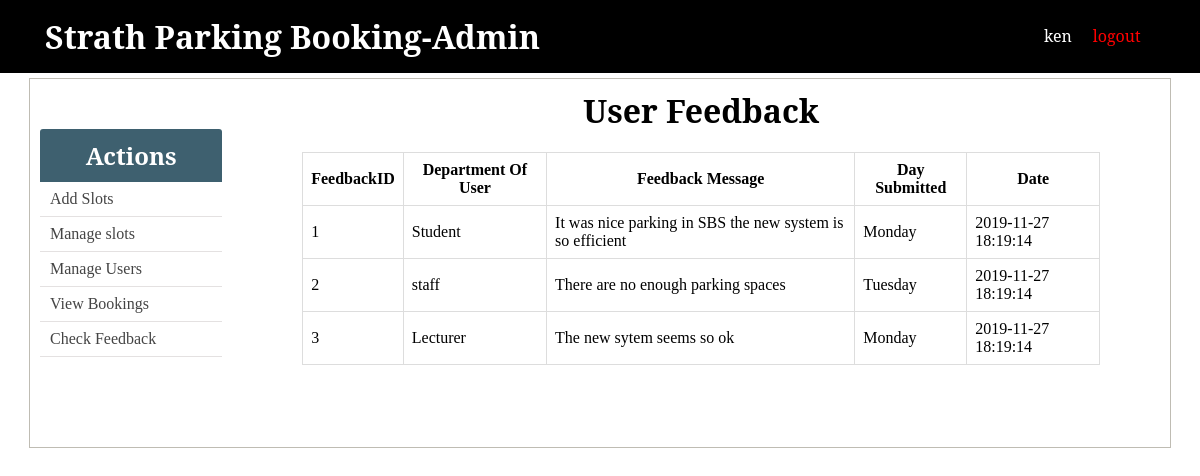
The app's page /admin/feedback.php (signed in) with its own data.
### tables this page shows
CREATE TABLE `feedback` (
  `id` int(11) NOT NULL,
  `Day` text NOT NULL,
  `Department` enum('Lecturer','Student','staff') NOT NULL,
  `Message` longtext NOT NULL,
  `Submitted_at` timestamp NOT NULL DEFAULT CURRENT_TIMESTAMP
);

### admin/feedback.php (the view, shortened to what this page needs)
<?php  include('../config.php'); ?>
<?php include(ROOT_PATH . '/admin/includes/head_section.php'); ?>
<!DOCTYPE html>
<html>
<head>
</head>
<body>
<?php include(ROOT_PATH . '/admin/includes/navbar.php') ?>
<div class="container content">
<?php include(ROOT_PATH . '/admin/includes/menu.php') ?>
<center><h1>User Feedback<h1></center>
	<table class="table">
						<thead>
						<th>FeedbackID</th>
						<th>Department Of User</th>
						<th>Feedback Message </th>
						<th>Day Submitted</th>
						<th>Date</th>
</thead>
<tbody>
<?php
	$sql3 = "SELECT * FROM feedback ";
	$result3 = $conn->query($sql3);
	if ($result3) {
		 while($rec = $result3->fetch_assoc()) {
				$FeedbackID= $rec['id'];
				 $Department=$rec['Department'];
				 $Message=$rec['Message'];
				 $Day=$rec['Day'];
				 $time=$rec['Submitted_at'];
		echo "
				 <tr>
				 <td>$FeedbackID</td>
				 <td>$Department</td>
				 <td>$Message</td>
				 <td>$Day</td>
				 <td>$time</td>
			 </tr>
				 ";
			}
		}
		else{
			echo $conn->error;
		}
		?>
	</tbody>
</table>
</div>
</body>
</html>

### admin/includes/head_section.php (shortened to what this page needs)
<!DOCTYPE html>
<html>
<head>
<link rel="stylesheet" href="https://cdnjs.cloudflare.com/ajax/libs/font-awesome/4.7.0/css/font-awesome.min.css" />
<link rel="stylesheet" href="../static/css/admin_styling.css">

### admin/includes/navbar.php
<div class="header">
	<div class="logo">
		<a href="<?php echo BASE_URL .'admin/dashboard.php' ?>">
			<h1>Strath Parking Booking-Admin</h1>
		</a>
	</div>
	<div class="user-info">
		<span><?php echo $_SESSION['user']['username'];?></span> &nbsp; &nbsp; <a href="<?php echo BASE_URL . '/logout.php'; ?>" class="logout-btn">logout</a>
	</div>
</div>

### admin/includes/menu.php
<div class="menu">
	<div class="card">
		<div class="card-header">
			<h2>Actions</h2>
		</div>
		<div class="card-content">
			<a href="<?php echo BASE_URL . 'admin/add_slots.php' ?>">Add Slots</a>
			<a href="<?php echo BASE_URL . 'admin/slots.php' ?>">Manage slots</a>
			<a href="<?php echo BASE_URL . 'admin/users.php' ?>">Manage Users</a>
			<a href="<?php echo BASE_URL . 'admin/bookings.php' ?>">View Bookings</a>
			<a href="<?php echo BASE_URL . 'admin/feedback.php' ?>">Check Feedback</a>
		</div>
	</div>
</div>

### static/css/admin_styling.css (style rules this page uses)
* { margin: 0px; padding: 0px; }
a { text-decoration: none; }
h1, h2, h3, h4, h5, h6 { font-family: 'Noto Serif', serif; }
table { border-collapse: collapse; width: 70%; margin: 20px auto; }
th, td { padding: 8px; text-align: left; border: 1px solid #ddd; }
th { text-align: center; }
.header { padding: 15px 45px; font-family: 'Noto Serif', serif; color: white; background: black; }
.header .logo { width: 50%; float: left; }
.header .logo h1 { color: white; }
.header .user-info { width: 10%; margin-top: 10px; float: right; }
.header .logout-btn { color: red; text-decoration: none; }
.header:after { content: ""; display: block; clear: both; }
.container { width: 95%; margin: 5px auto 50px; border: 1px solid #BFBCB3; padding: 10px 0px 50px; }
.container:after { content: ""; display: block; clear: both; }
.container.content .menu { width: 16%; float: left; padding: 40px 10px; }
.container.content .menu .card .card-header { padding: 10px; text-align: center; border-radius: 3px 3px 0px 0px; background: #3E606F; }
.container.content .menu .card .card-header h2 { color: white; }
.container.content .menu .card .card-content a { display: block; box-sizing: border-box; padding: 8px 10px; border-bottom: 1px solid #e4e1e1; color: #444; }

### records on screen
feedback: id "1", Department "Student", Message "It was nice parking in SBS the new system is so efficient", Day "Monday", Submitted_at "2019-11-27 18:19:14"
feedback: id "2", Department "staff", Message "There are no enough parking spaces", Day "Tuesday", Submitted_at "2019-11-27 18:19:14"
feedback: id "3", Department "Lecturer", Message "The new sytem seems so ok", Day "Monday", Submitted_at "2019-11-27 18:19:14"

### other values on screen
$_SESSION['user']['username'] "ken"
